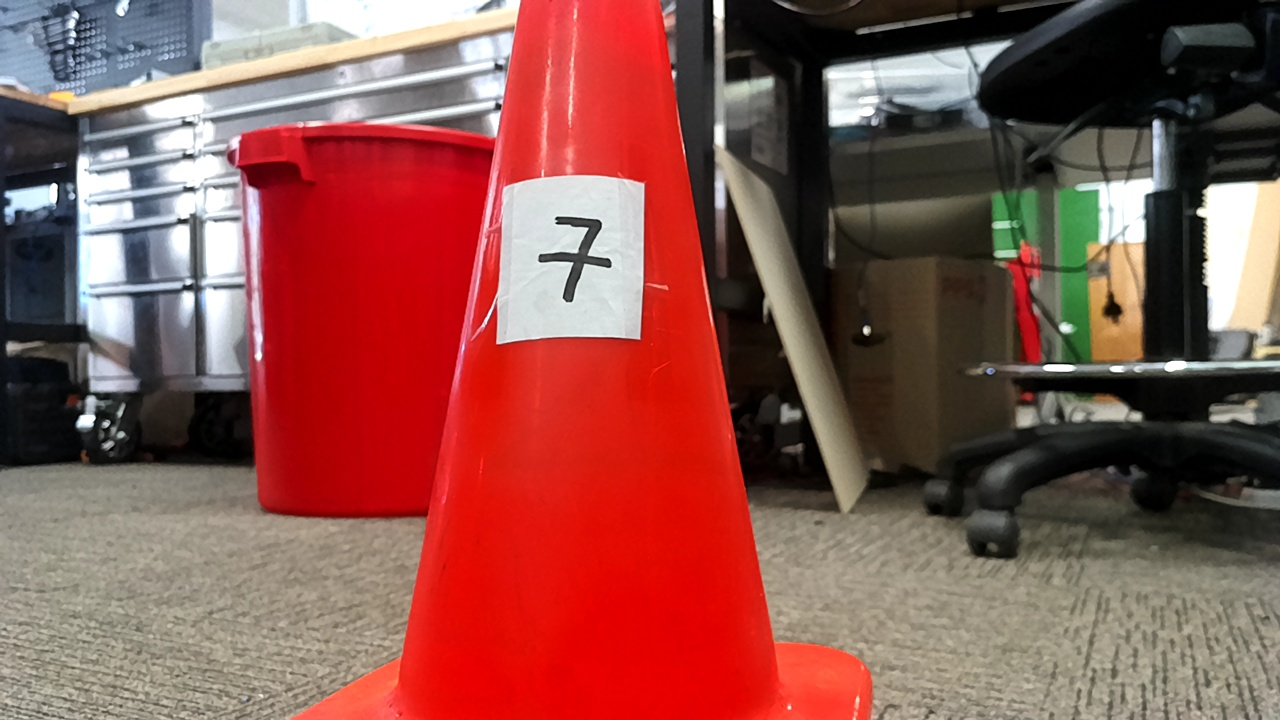
#> input picture saved_images/20250520-034911_image.jpg, 1280 x 720 px
$ python -i utils.py   (imports and definitions only)
#> lines starting #> are read from the running program, lines starting #| are printed output that depends on the picture; after the words box and inside, x2 and y2 are one past the last pixel; in counts of white or black regions, pixels touching at a corner belong together
#> further down, picture is the input picture: shape (720, 1280, 3); mean B, G, R 77.3, 83.4, 138.9
import numpy as np
import cv2
import torch
import torch.nn as nn
import torch.nn.functional as F

class Net(nn.Module):
    # [11 lines left out: functions __init__, forward, not called in this run]


def angle_between(p1, p2, p3):
    """Returns angle in degrees between vectors p1p2 and p2p3."""
    a = np.array(p1) - np.array(p2)
    b = np.array(p3) - np.array(p2)
    angle = np.arccos(np.clip(np.dot(a, b) / (np.linalg.norm(a) * np.linalg.norm(b)), -1.0, 1.0))
    return np.degrees(angle)


def extract_most_square_region(image, debug=False):

#> called with debug = False
    image = cv2.cvtColor(image, cv2.COLOR_BGR2HSV)
#> image: shape (720, 1280, 3); mean H, S, V 47.2, 105.1, 142.4

    # 2. HSV Threshold
    lower = np.array([90, 10, 150])
    upper = np.array([150, 36, 255])
    mask = cv2.inRange(image, lower, upper)
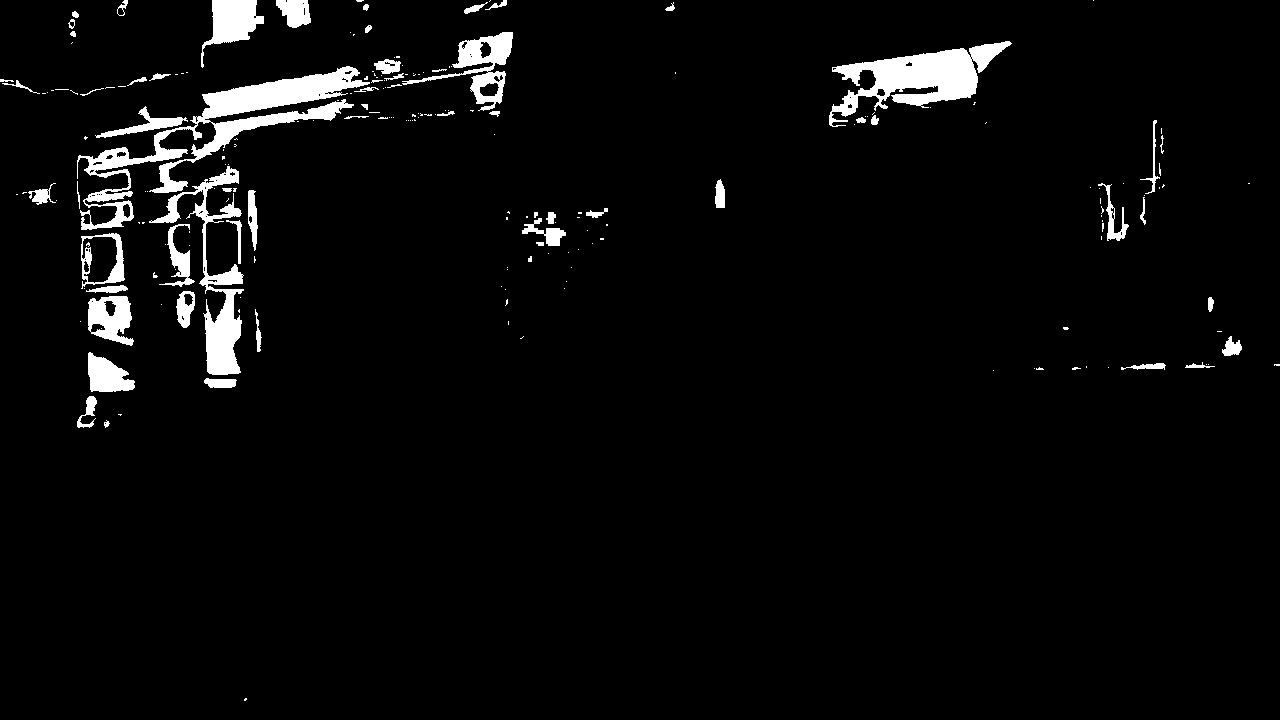
#> mask: shape (720, 1280); 3.9% white; 210 white regions (147 under 20 px), largest, box (x1, y1, x2, y2) and area: (77, 66, 370, 230) 9063, (829, 41, 1012, 127) 6126, (149, 166, 244, 375) 4280

    # 3. Morphological Close
    kernel = cv2.getStructuringElement(cv2.MORPH_ELLIPSE, (21, 21))
    closed = cv2.morphologyEx(mask, cv2.MORPH_CLOSE, kernel)
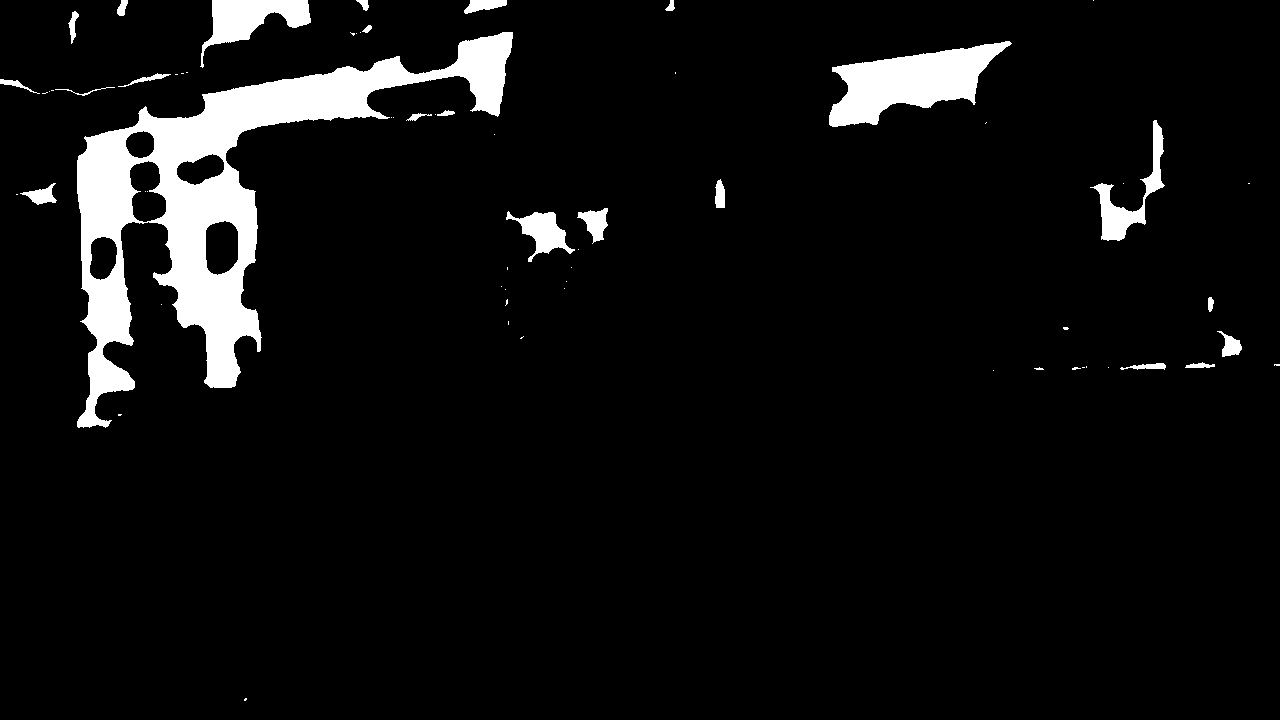
#> closed: shape (720, 1280); 6.3% white; 65 white regions (42 under 20 px)

    # 4. Contour Detection
    contours, _ = cv2.findContours(closed, cv2.RETR_EXTERNAL, cv2.CHAIN_APPROX_SIMPLE)
#> contours = 63 contours, 41 with area under 20; largest, box (x1, y1, x2, y2) and area: (77, 32, 513, 428) 44417, (829, 41, 1012, 127) 7750, (200, 0, 311, 68) 2852, (1090, 120, 1165, 241) 1951, (506, 211, 575, 262) 1306

    # 5. Visualisation Setup
    output = cv2.cvtColor(closed, cv2.COLOR_GRAY2BGR)
#> output: shape (720, 1280, 3); 6.3% white; 65 white regions (42 under 20 px)
    all_contours_vis = output.copy()
    approx_contours_vis = output.copy()

    best_area = 0
    best_bbox = None
    best_approx = None
    approx_polys = []

    # 6. Contour Filtering
    for cnt in contours:
        epsilon = 0.05 * cv2.arcLength(cnt, True)
        approx = cv2.approxPolyDP(cnt, epsilon, True)
        approx_polys.append(approx)

        if len(approx) == 4 and cv2.contourArea(approx) >= 700 and cv2.contourArea(approx) <= 300000:
            pts = [tuple(pt[0]) for pt in approx]
            angles = [angle_between(pts[i - 1], pts[i], pts[(i + 1) % 4]) for i in range(4)]

            if all(75 <= a <= 105 for a in angles):
                area = cv2.contourArea(approx)
                if area > best_area:
                    best_area = area
                    raw_x, raw_y, raw_w, raw_h = cv2.boundingRect(approx)

                    img_h, img_w = image.shape[:2]
                    x = max(raw_x - 30, 0)
                    y = max(raw_y - 30, 0)
                    w = min(raw_w + 60, img_w - x)
                    h = min(raw_h + 60, img_h - y)

                    best_bbox = (x, y, w, h)
                    best_approx = approx
#> this loop made 63 passes
#> (epsilon, pts, angles) on pass 51: (26.25, [(1011, 43), (832, 67), (829, 124), (974, 104)], [51.12, 100.6, 79.13, 129.1])
#> (epsilon, approx) on passes 3 to 8: (0, [[993, 370]]), (0, [[1108, 367]]), (0.2, [[1082, 367], [1084, 367]]), (0.912, [[1072, 369], [1080, 368], [1074, 367]]), (0.983, [[1043, 369], [1039, 367], [1034, 368]]), (0.1, [[1086, 366], [1086, 367]])
#> after the loop, approx_polys = 63 contours, 43 with area under 20; largest, box (x1, y1, x2, y2) and area: (77, 32, 513, 427) 61499, (829, 43, 1012, 125) 9118, (200, 0, 311, 67) 2981, (1090, 120, 1165, 240) 1979, (507, 212, 575, 262) 1710; best_area = 0


    if (best_bbox is not None) and best_area <= 150000:
        x1,y1 = best_bbox[0], best_bbox[1]
        x2,y2 = best_bbox[0] + best_bbox[2], best_bbox[1] + best_bbox[3]

        best_bbox = (x1, y1, x2, y2)

    return best_bbox

# [217 lines left out: functions process_bbox_region2, extract_largest_black_object, resize_to_fixed_aspect, thicken_thin_lines, center_and_scale_object, not called in this run]

>>> import cv2
>>> picture = cv2.imread('../../../saved_images/20250520-034911_image.jpg')
>>> result = extract_most_square_region(picture)
